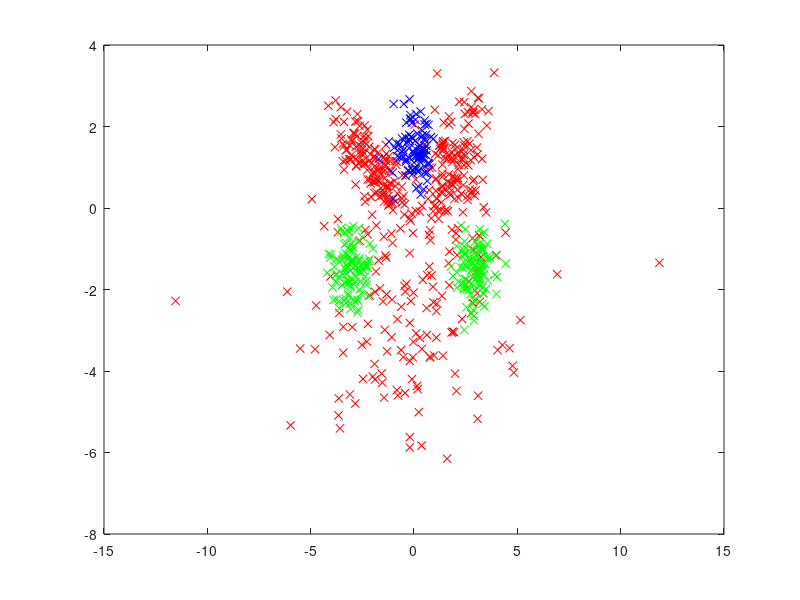

MATLAB code for this plot: (Note: this script raises an error after producing the figure.)
% GMMB_DEMO01   Demostrate GMMBayes mixture learning and data classification.
%        This demo generates some Gaussian mixture distributed data,
%        divides it into training and test set, runs Figueiredo-Jain
%        algorithm on the training set and classifies the test set.
%
%
% References:
%
% Author(s):
%    Pekka Paalanen <pekka.paalanen@lut.fi>
%
% Copyright:
%
%   Bayesian Classifier with Gaussian Mixture Model Pdf
%   functionality is Copyright (C) 2003 by Pekka Paalanen and
%   Joni-Kristian Kamarainen.
%
%   V_0_1 1.1  2004/02/19 16:40:49

function [] = gmmb_demo01;


disp('Generating data from three classes with 3, 1 and 2 Gaussian components...');

% generate test data
alldata = [ ...
	mvnrnd([2 1], covrot(1, 0.7, 1), 200) ;...
	mvnrnd([-2 1], covrot(0.4, 1.2, pi/3), 200) ;...
	mvnrnd([0 1.5], covrot(0.5, 0.5, 0), 150) ;...
	mvnrnd([-3 -1.5], covrot(0.5, 0.5, 0), 150) ;...
	mvnrnd([3 -1.5], covrot(0.5, 0.5, 0), 150) ;...
	mvnrnd([0 -2.5], covrot(2.5, 1.5, 0), 200) ;...
	];

alltype = [ ...
	1*ones(200,1); ...
	1*ones(200,1); ...
	2*ones(150,1); ...
	3*ones(150,1); ...
	3*ones(150,1); ...
	1*ones(200,1); ...
	];

disp('Separating test set (30%) and training set (70%)...');

[Ptrain Ttrain Ptest Ttest] = subset(alldata, alltype, round(size(alltype, 1)*0.70));

figH = figure;
plot_data(Ptrain, Ttrain, ['xr'; 'xb'; 'xg']);

disp('Now we have this kind of training set, three classes.');
disp('Next we will use the FJ algorithm to learn those classes.');
input('<press enter>');

FJ_params = { 'Cmax', 25, 'thr', 1e-3, 'animate', 1 }
disp('Running FJ...');
bayesS = gmmb_create(Ptrain, Ttrain, 'FJ', FJ_params{:});
disp('Training complete.');
disp('There are now 3 more figures open, in those you can see how the FJ learned the distribution.');
input('<press enter>');



figure(figH);
disp('This is our test set. Let''s forget the class labels and classify the samples.');
plot_data(Ptest, Ttest, ['xr'; 'xb'; 'xg']);
input('<press enter>');

result = gmmb_classify(bayesS, Ptest);
disp('Done classifying. We used the Bayesian classifier (default).');

rat = sum(result == Ttest) / length(Ttest);
disp(['We got ' num2str(rat*100) ' percent correct.']);
disp('The misclassified points are circled.');

miss = Ptest(result ~= Ttest, :);
hold on
plot(miss(:,1), miss(:,2), 'ok');


input('<press enter>');
disp('The End.');




% ---------------- only helper functions from here on ------------------------


function [tdata, ttype, left_data, left_type] = subset(data, type, n);
% [tdata ttype left_data left_type] = SUBSET(data, type, n)
% Get a subset of size n points from [data, type] into [tdata ttype].
% The rest of the points go into [left_data left_type].
% Preserves class portions, selects random points.

% Author: Pekka Paalanen <pekka.paalanen@lut.fi>

% gmmb_demo01.m,v 1.1 2004/02/19 16:40:49 paalanen Exp

tdata = zeros(n, size(data,2));
ttype = zeros(n, 1);
left_data = [];
left_type = [];

N = size(data,1);
if n>N
	tdata = data;
	ttype = type;
	return;
end

left_data = zeros(N-n, size(data,2));
left_type = zeros(N-n, 1);

done=0;
over=0;
e=0;
unkst = unique(type)';
for k = unkst
	cdata = data(type==k, :);
	cN = size(cdata,1);
	sn = min(round(n*cN/N), n-done);
	e = e + sn - n*cN/N;
	if e >= 1
		e = e-1;
		sn = sn -1;
	end
	if e <= -1
		e = e+1;
		sn = sn +1;
	end
	perm = randperm(cN);
	tdata((done+1):(done+sn), :) = cdata(perm(1:sn), :);
	left_data((over+1):(over+cN-sn), :) = cdata(perm((sn+1):cN), :);
	ttype((done+1):(done+sn), 1) = k;
	left_type((over+1):(over+cN-sn), :) = k;
	done = done + sn;
	over = over + cN - sn;
end



function C = covrot(x, y, th);
% Create rotated covariance matrix.
% C = covrot(x, y, th)
% x, y are standard deviations and th is rotation angle
% gmmb_demo01.m,v 1.1 2004/02/19 16:40:49 paalanen Exp

O = [x 0; 0 y];
R = [cos(th) -sin(th); sin(th) cos(th)];
M = R * O;
C = M * M';


function plot_data(data, type, colors);

for k = 1:max(type)
	x = data(type==k,1);
	y = data(type==k,2);
	h = plot(x, y, colors(mod(k-1,size(colors,1))+1,:));
	%set(h, 'MarkerSize', msize);
	hold on
end
hold off
